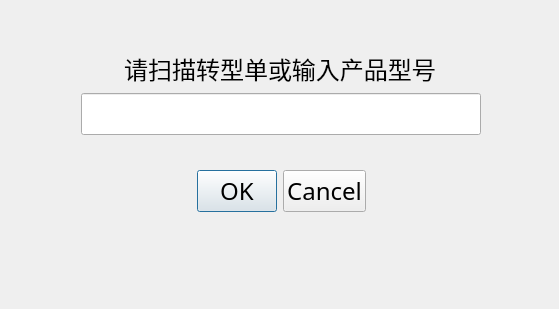
<?xml version="1.0" encoding="UTF-8"?>
<ui version="4.0">
 <class>ScanDMC</class>
 <widget class="QDialog" name="ScanDMC">
  <property name="geometry">
   <rect>
    <x>0</x>
    <y>0</y>
    <width>559</width>
    <height>309</height>
   </rect>
  </property>
  <property name="windowTitle">
   <string>ScanDMC</string>
  </property>
  <layout class="QHBoxLayout" name="horizontalLayout_2">
   <item>
    <layout class="QVBoxLayout" name="verticalLayout_2">
     <item>
      <spacer name="verticalSpacer_3">
       <property name="orientation">
        <enum>Qt::Vertical</enum>
       </property>
       <property name="sizeType">
        <enum>QSizePolicy::Preferred</enum>
       </property>
       <property name="sizeHint" stdset="0">
        <size>
         <width>20</width>
         <height>40</height>
        </size>
       </property>
      </spacer>
     </item>
     <item>
      <layout class="QHBoxLayout" name="horizontalLayout">
       <item>
        <spacer name="horizontalSpacer_3">
         <property name="orientation">
          <enum>Qt::Horizontal</enum>
         </property>
         <property name="sizeType">
          <enum>QSizePolicy::Expanding</enum>
         </property>
         <property name="sizeHint" stdset="0">
          <size>
           <width>70</width>
           <height>20</height>
          </size>
         </property>
        </spacer>
       </item>
       <item>
        <widget class="QLabel" name="labelDMC">
         <property name="font">
          <font>
           <family>微软雅黑</family>
           <pointsize>18</pointsize>
           <weight>50</weight>
           <italic>false</italic>
           <bold>false</bold>
          </font>
         </property>
         <property name="autoFillBackground">
          <bool>true</bool>
         </property>
         <property name="text">
          <string>请扫描转型单或输入产品型号</string>
         </property>
         <property name="alignment">
          <set>Qt::AlignCenter</set>
         </property>
        </widget>
       </item>
       <item>
        <spacer name="horizontalSpacer_7">
         <property name="orientation">
          <enum>Qt::Horizontal</enum>
         </property>
         <property name="sizeHint" stdset="0">
          <size>
           <width>40</width>
           <height>20</height>
          </size>
         </property>
        </spacer>
       </item>
      </layout>
     </item>
     <item>
      <layout class="QHBoxLayout" name="horizontalLayout_4">
       <item>
        <spacer name="horizontalSpacer_4">
         <property name="orientation">
          <enum>Qt::Horizontal</enum>
         </property>
         <property name="sizeType">
          <enum>QSizePolicy::Expanding</enum>
         </property>
         <property name="sizeHint" stdset="0">
          <size>
           <width>70</width>
           <height>20</height>
          </size>
         </property>
        </spacer>
       </item>
       <item>
        <widget class="QLineEdit" name="lineEditDMC">
         <property name="minimumSize">
          <size>
           <width>400</width>
           <height>0</height>
          </size>
         </property>
         <property name="font">
          <font>
           <family>微软雅黑</family>
           <pointsize>18</pointsize>
           <weight>50</weight>
           <italic>false</italic>
           <bold>false</bold>
          </font>
         </property>
         <property name="autoFillBackground">
          <bool>false</bool>
         </property>
        </widget>
       </item>
       <item>
        <spacer name="horizontalSpacer_6">
         <property name="orientation">
          <enum>Qt::Horizontal</enum>
         </property>
         <property name="sizeHint" stdset="0">
          <size>
           <width>40</width>
           <height>20</height>
          </size>
         </property>
        </spacer>
       </item>
      </layout>
     </item>
     <item>
      <layout class="QHBoxLayout" name="horizontalLayout_5">
       <item>
        <spacer name="horizontalSpacer_5">
         <property name="orientation">
          <enum>Qt::Horizontal</enum>
         </property>
         <property name="sizeType">
          <enum>QSizePolicy::Expanding</enum>
         </property>
         <property name="sizeHint" stdset="0">
          <size>
           <width>70</width>
           <height>20</height>
          </size>
         </property>
        </spacer>
       </item>
       <item>
        <widget class="QDialogButtonBox" name="buttonBoxSend">
         <property name="sizePolicy">
          <sizepolicy hsizetype="Expanding" vsizetype="Preferred">
           <horstretch>0</horstretch>
           <verstretch>0</verstretch>
          </sizepolicy>
         </property>
         <property name="minimumSize">
          <size>
           <width>400</width>
           <height>100</height>
          </size>
         </property>
         <property name="baseSize">
          <size>
           <width>0</width>
           <height>0</height>
          </size>
         </property>
         <property name="font">
          <font>
           <family>幼圆</family>
           <pointsize>18</pointsize>
           <weight>9</weight>
           <italic>false</italic>
           <bold>false</bold>
          </font>
         </property>
         <property name="acceptDrops">
          <bool>false</bool>
         </property>
         <property name="layoutDirection">
          <enum>Qt::LeftToRight</enum>
         </property>
         <property name="autoFillBackground">
          <bool>false</bool>
         </property>
         <property name="styleSheet">
          <string notr="true">font: 75 18pt &quot;幼圆&quot;;</string>
         </property>
         <property name="orientation">
          <enum>Qt::Horizontal</enum>
         </property>
         <property name="standardButtons">
          <set>QDialogButtonBox::Cancel|QDialogButtonBox::Ok</set>
         </property>
         <property name="centerButtons">
          <bool>true</bool>
         </property>
        </widget>
       </item>
       <item>
        <spacer name="horizontalSpacer_8">
         <property name="orientation">
          <enum>Qt::Horizontal</enum>
         </property>
         <property name="sizeHint" stdset="0">
          <size>
           <width>40</width>
           <height>20</height>
          </size>
         </property>
        </spacer>
       </item>
      </layout>
     </item>
     <item>
      <spacer name="verticalSpacer_2">
       <property name="orientation">
        <enum>Qt::Vertical</enum>
       </property>
       <property name="sizeType">
        <enum>QSizePolicy::Expanding</enum>
       </property>
       <property name="sizeHint" stdset="0">
        <size>
         <width>20</width>
         <height>40</height>
        </size>
       </property>
      </spacer>
     </item>
    </layout>
   </item>
  </layout>
 </widget>
 <layoutdefault spacing="6" margin="11"/>
 <resources/>
 <connections/>
</ui>
